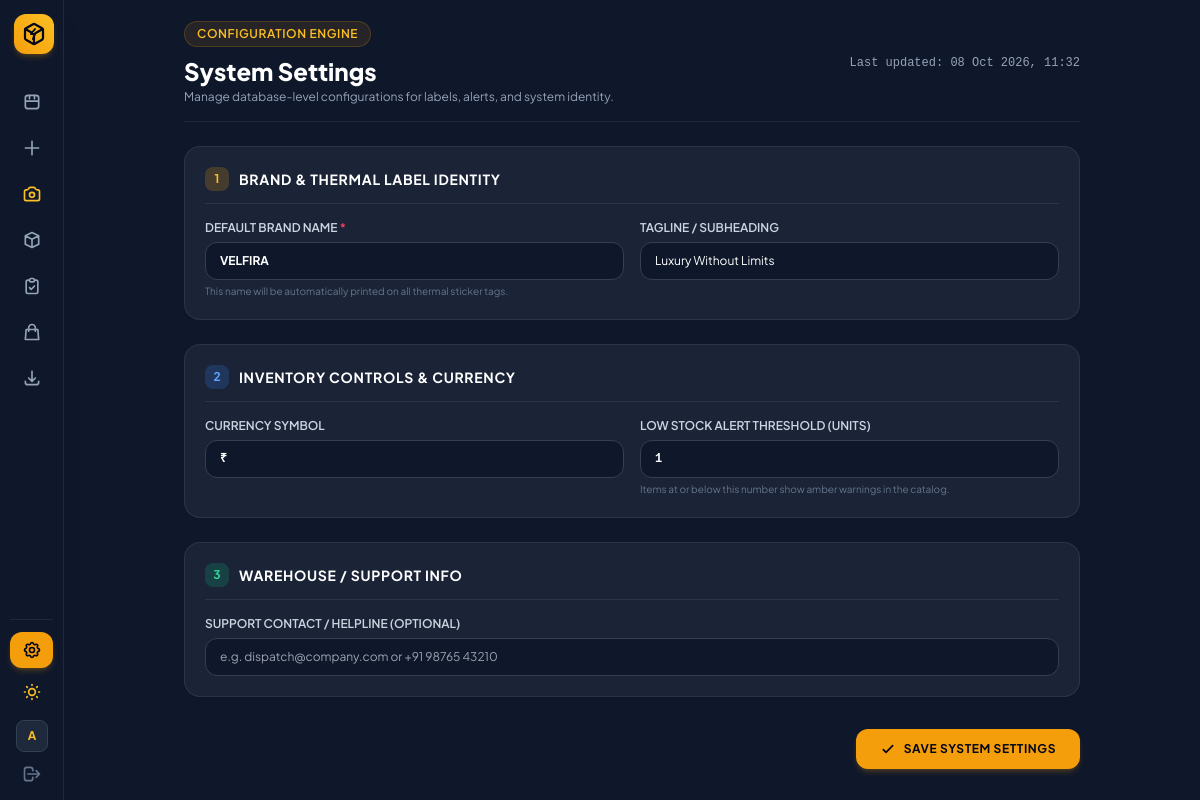
Page /settings/ (signed in) on the committed database.
### sku_manager/models.py (models this page shows)
class AppSettings(models.Model):
    brand_name = models.CharField(max_length=100, default='TATKAL PICK')
    tagline = models.CharField(max_length=150, blank=True, default='Universal Inventory & Dispatch')
    currency_symbol = models.CharField(max_length=10, default='₹')
    low_stock_threshold = models.PositiveIntegerField(default=5)
    support_contact = models.CharField(max_length=100, blank=True, default='')
    updated_at = models.DateTimeField(auto_now=True)
    @classmethod
    def get_settings(cls):
        obj, _ = cls.objects.get_or_create(id=1)
        return obj

### sku_manager/views.py (the view, shortened to what this page needs)
# urls.py: path('settings/', views.app_settings_view, name='app_settings'),
@login_required(login_url='login')
def app_settings_view(request):
    settings_obj = AppSettings.get_settings()
    return render(request, 'sku_manager/settings.html', {
        'settings': settings_obj,
        'active_page': 'settings',
    })

### templates/sku_manager/settings.html (shortened to what this page needs)
{% extends "sku_manager/base.html" %}
{% block content %}
<div class="max-w-4xl mx-auto space-y-6">
  <header class="flex flex-col sm:flex-row sm:items-center justify-between border-b border-slate-200 dark:border-slate-800 pb-4 gap-4">
    <div>
      <div class="inline-flex items-center gap-2 px-3 py-1 rounded-full bg-amber-500/10 text-amber-600 dark:text-amber-400 border border-amber-500/20 text-xs font-semibold uppercase tracking-wider mb-2">
        Configuration Engine
      </div>
      <h1 class="text-2xl font-extrabold text-slate-900 dark:text-white">System Settings</h1>
      <p class="text-slate-500 dark:text-slate-400 text-xs mt-0.5">Manage database-level configurations for labels, alerts, and system identity.</p>
    </div>
    <div class="text-xs font-mono text-slate-400">
      Last updated: {{ settings.updated_at|date:"d M Y, H:i" }}
    </div>
  </header>
  <form method="POST" action="{% url 'app_settings' %}" class="space-y-6">
    <div class="bg-white dark:bg-slate-800/80 border border-slate-200 dark:border-slate-700/60 rounded-2xl p-5 shadow-sm space-y-4">
      <div class="flex items-center gap-2.5 border-b border-slate-100 dark:border-slate-700/60 pb-3">
        <span class="w-6 h-6 rounded-lg bg-amber-500/20 text-amber-600 dark:text-amber-400 flex items-center justify-center text-xs font-bold">1</span>
        <h2 class="text-sm font-bold uppercase tracking-wider text-slate-800 dark:text-white">Brand & Thermal Label Identity</h2>
      </div>
      <div class="grid grid-cols-1 sm:grid-cols-2 gap-4">
        <div>
          <label class="block text-xs font-semibold text-slate-700 dark:text-slate-300 uppercase mb-1.5">
            Default Brand Name <span class="text-rose-500">*</span>
          </label>
          <input type="text" name="brand_name" required value="{{ settings.brand_name }}" placeholder="e.g. TATKAL PICK, AURA STORE"
            class="w-full bg-slate-50 dark:bg-slate-900 border border-slate-300 dark:border-slate-700 rounded-xl px-3.5 py-2.5 text-xs text-slate-900 dark:text-white font-bold uppercase focus:outline-none focus:border-amber-500 transition">
          <p class="text-[10px] text-slate-500 mt-1">This name will be automatically printed on all thermal sticker tags.</p>
        </div>
        <div>
          <label class="block text-xs font-semibold text-slate-700 dark:text-slate-300 uppercase mb-1.5">
            Tagline / Subheading
          </label>
          <input type="text" name="tagline" value="{{ settings.tagline }}" placeholder="e.g. Universal Inventory & Dispatch"
            class="w-full bg-slate-50 dark:bg-slate-900 border border-slate-300 dark:border-slate-700 rounded-xl px-3.5 py-2.5 text-xs text-slate-900 dark:text-white focus:outline-none focus:border-amber-500 transition">
        </div>
      </div>
    </div>
    <div class="bg-white dark:bg-slate-800/80 border border-slate-200 dark:border-slate-700/60 rounded-2xl p-5 shadow-sm space-y-4">
      <div class="flex items-center gap-2.5 border-b border-slate-100 dark:border-slate-700/60 pb-3">
        <span class="w-6 h-6 rounded-lg bg-blue-500/20 text-blue-600 dark:text-blue-400 flex items-center justify-center text-xs font-bold">2</span>
        <h2 class="text-sm font-bold uppercase tracking-wider text-slate-800 dark:text-white">Inventory Controls & Currency</h2>
      </div>
      <div class="grid grid-cols-1 sm:grid-cols-2 gap-4">
        <div>
          <label class="block text-xs font-semibold text-slate-700 dark:text-slate-300 uppercase mb-1.5">
            Currency Symbol
          </label>
          <input type="text" name="currency_symbol" value="{{ settings.currency_symbol }}" maxlength="5" placeholder="₹"
            class="w-full bg-slate-50 dark:bg-slate-900 border border-slate-300 dark:border-slate-700 rounded-xl px-3.5 py-2.5 text-xs text-slate-900 dark:text-white font-mono font-bold focus:outline-none focus:border-amber-500 transition">
        </div>
        <div>
          <label class="block text-xs font-semibold text-slate-700 dark:text-slate-300 uppercase mb-1.5">
            Low Stock Alert Threshold (Units)
          </label>
          <input type="number" min="1" name="low_stock_threshold" value="{{ settings.low_stock_threshold }}"
            class="w-full bg-slate-50 dark:bg-slate-900 border border-slate-300 dark:border-slate-700 rounded-xl px-3.5 py-2.5 text-xs text-slate-900 dark:text-white font-mono font-bold focus:outline-none focus:border-amber-500 transition">
          <p class="text-[10px] text-slate-500 mt-1">Items at or below this number show amber warnings in the catalog.</p>
        </div>
      </div>
    </div>
    <div class="bg-white dark:bg-slate-800/80 border border-slate-200 dark:border-slate-700/60 rounded-2xl p-5 shadow-sm space-y-4">
      <div class="flex items-center gap-2.5 border-b border-slate-100 dark:border-slate-700/60 pb-3">
        <span class="w-6 h-6 rounded-lg bg-emerald-500/20 text-emerald-600 dark:text-emerald-400 flex items-center justify-center text-xs font-bold">3</span>
        <h2 class="text-sm font-bold uppercase tracking-wider text-slate-800 dark:text-white">Warehouse / Support Info</h2>
      </div>
      <div>
        <label class="block text-xs font-semibold text-slate-700 dark:text-slate-300 uppercase mb-1.5">
          Support Contact / Helpline (Optional)
        </label>
        <input type="text" name="support_contact" value="{{ settings.support_contact }}" placeholder="e.g. dispatch@company.com or +91 98765 43210"
          class="w-full bg-slate-50 dark:bg-slate-900 border border-slate-300 dark:border-slate-700 rounded-xl px-3.5 py-2.5 text-xs text-slate-900 dark:text-white focus:outline-none focus:border-amber-500 transition">
      </div>
    </div>
    <div class="flex justify-end pt-2">
      <button type="submit" class="bg-amber-500 hover:bg-amber-400 active:bg-amber-600 text-slate-950 font-bold px-6 py-3 rounded-xl transition shadow-md shadow-amber-500/20 text-xs uppercase tracking-wider flex items-center gap-2">
        <svg class="w-4 h-4" fill="none" stroke="currentColor" viewBox="0 0 24 24"><path stroke-linecap="round" stroke-linejoin="round" stroke-width="2.5" d="M5 13l4 4L19 7"></path></svg>
        Save System Settings
      </button>
    </div>
  </form>
</div>
{% endblock %}

### templates/sku_manager/base.html (shortened to what this page needs)
<!DOCTYPE html>
<html lang="en" class="dark">
<head>
  <script src="https://cdn.tailwindcss.com"></script>
</head>
<body class="bg-slate-100 text-slate-800 dark:bg-slate-900 dark:text-slate-100 min-h-screen flex antialiased transition-colors duration-200">
  <aside class="group fixed left-0 top-0 z-40 h-screen w-16 hover:w-60 transition-all duration-300 ease-in-out bg-white border-r border-slate-200 dark:bg-slate-900 dark:border-slate-800 flex flex-col justify-between p-2.5 shadow-xl overflow-hidden">
    <div class="space-y-6">
      <a href="{% url 'inventory_list' %}" class="flex items-center gap-3 px-1 py-1">
        <div class="w-10 h-10 min-w-[40px] rounded-xl bg-gradient-to-tr from-amber-500 to-amber-400 flex items-center justify-center shadow-md shadow-amber-500/20 text-slate-950">
        </div>
      </a>
      <nav class="space-y-1.5">
        <a href="{% url 'inventory_list' %}" title="Inventory"
          class="flex items-center gap-3.5 px-3 py-2.5 rounded-xl transition {% if active_page == 'inventory' %}bg-amber-500 text-slate-950 font-bold shadow-md shadow-amber-500/20{% else %}text-slate-600 dark:text-slate-400 hover:bg-slate-100 dark:hover:bg-slate-800 dark:hover:text-white{% endif %}">
          <svg class="w-5 h-5 min-w-[20px]" fill="none" stroke="currentColor" viewBox="0 0 24 24"><path stroke-linecap="round" stroke-linejoin="round" stroke-width="2" d="M4 7v10c0 2 1.5 3 3.5 3h9c2 0 3.5-1 3.5-3V7c0-2-1.5-3-3.5-3h-9C5.5 4 4 5 4 7zm0 4h16M9 4v4m6-4v4"></path></svg>
        </a>
        <a href="{% url 'product_master' %}" title="Add Products & Catalog"
          class="flex items-center gap-3.5 px-3 py-2.5 rounded-xl transition {% if active_page == 'products' %}bg-amber-500 text-slate-950 font-bold shadow-md shadow-amber-500/20{% else %}text-slate-600 dark:text-slate-400 hover:bg-slate-100 dark:hover:bg-slate-800 dark:hover:text-white{% endif %}">
          <svg class="w-5 h-5 min-w-[20px]" fill="none" stroke="currentColor" viewBox="0 0 24 24"><path stroke-linecap="round" stroke-linejoin="round" stroke-width="2" d="M12 4v16m8-8H4"></path></svg>
        </a>
        <a href="{% url 'sku_scanner' %}" title="Camera Scanner"
          class="flex items-center gap-3.5 px-3 py-2.5 rounded-xl transition {% if active_page == 'scanner' %}bg-amber-500 text-slate-950 font-bold shadow-md shadow-amber-500/20{% else %}text-amber-600 dark:text-amber-400 hover:bg-slate-100 dark:hover:bg-slate-800{% endif %}">
        </a>
        <a href="{% url 'box_manager' %}" title="Storage Boxes"
          class="flex items-center gap-3.5 px-3 py-2.5 rounded-xl transition {% if active_page == 'boxes' %}bg-amber-500 text-slate-950 font-bold shadow-md shadow-amber-500/20{% else %}text-slate-600 dark:text-slate-400 hover:bg-slate-100 dark:hover:bg-slate-800 dark:hover:text-white{% endif %}">
          <svg class="w-5 h-5 min-w-[20px]" fill="none" stroke="currentColor" viewBox="0 0 24 24"><path stroke-linecap="round" stroke-linejoin="round" stroke-width="2" d="M20 7l-8-4-8 4m16 0l-8 4m8-4v10l-8 4m0-10L4 7m8 4v10M4 7v10l8 4"></path></svg>
        </a>
        <a href="{% url 'dispatch_logs' %}" title="Dispatch Logs"
          class="flex items-center gap-3.5 px-3 py-2.5 rounded-xl transition {% if active_page == 'dispatch_logs' %}bg-amber-500 text-slate-950 font-bold shadow-md shadow-amber-500/20{% else %}text-slate-600 dark:text-slate-400 hover:bg-slate-100 dark:hover:bg-slate-800 dark:hover:text-white{% endif %}">
          <svg class="w-5 h-5 min-w-[20px]" fill="none" stroke="currentColor" viewBox="0 0 24 24"><path stroke-linecap="round" stroke-linejoin="round" stroke-width="2" d="M9 5H7a2 2 0 00-2 2v12a2 2 0 002 2h10a2 2 0 002-2V7a2 2 0 00-2-2h-2M9 5a2 2 0 002 2h2a2 2 0 002-2M9 5a2 2 0 012-2h2a2 2 0 012 2m-6 9l2 2 4-4"></path></svg>
        </a>
        <a href="{% url 'platform_manager' %}" title="Marketplace Channels"
          class="flex items-center gap-3.5 px-3 py-2.5 rounded-xl transition {% if active_page == 'platforms' %}bg-amber-500 text-slate-950 font-bold shadow-md shadow-amber-500/20{% else %}text-slate-600 dark:text-slate-400 hover:bg-slate-100 dark:hover:bg-slate-800 dark:hover:text-white{% endif %}">
          <svg class="w-5 h-5 min-w-[20px]" fill="none" stroke="currentColor" viewBox="0 0 24 24"><path stroke-linecap="round" stroke-linejoin="round" stroke-width="2" d="M16 11V7a4 4 0 00-8 0v4M5 9h14l1 12H4L5 9z"></path></svg>
        </a>
        <a href="{% url 'sku_export_csv' %}" title="Export CSV"
          class="flex items-center gap-3.5 px-3 py-2.5 rounded-xl transition text-slate-600 dark:text-slate-400 hover:bg-slate-100 dark:hover:bg-slate-800 dark:hover:text-white">
          <svg class="w-5 h-5 min-w-[20px]" fill="none" stroke="currentColor" viewBox="0 0 24 24"><path stroke-linecap="round" stroke-linejoin="round" stroke-width="2" d="M4 16v1a3 3 0 003 3h10a3 3 0 003-3v-1m-4-4l-4 4m0 0l-4-4m4 4V4"></path></svg>
        </a>
      </nav>
    </div>
    <div class="space-y-1.5 pt-3 border-t border-slate-200 dark:border-slate-800">
      <a href="{% url 'app_settings' %}" title="System Settings"
        class="flex items-center gap-3.5 px-3 py-2 rounded-xl transition {% if active_page == 'settings' %}bg-amber-500 text-slate-950 font-bold shadow-md shadow-amber-500/20{% else %}text-slate-600 dark:text-slate-400 hover:bg-slate-100 dark:hover:bg-slate-800 dark:hover:text-white{% endif %}">
      </a>
      <button id="themeToggleBtn" type="button" title="Switch Theme"
        class="w-full flex items-center gap-3.5 px-3 py-2 rounded-xl text-slate-600 dark:text-slate-400 hover:bg-slate-100 dark:hover:bg-slate-800 transition">
      </button>
      {% if request.user.is_authenticated %}
      <div class="flex items-center gap-3 px-1.5 pt-1 overflow-hidden">
        <div class="w-8 h-8 min-w-[32px] rounded-lg bg-slate-200 dark:bg-slate-800 border border-slate-300 dark:border-slate-700 flex items-center justify-center font-bold text-amber-600 dark:text-amber-400 text-xs">
          {{ request.user.username|slice:":1"|upper }}
        </div>
      </div>
      <a href="{% url 'logout' %}" title="Log Out"
        class="flex items-center gap-3 px-3 py-1.5 rounded-xl text-slate-500 hover:bg-rose-500/10 hover:text-rose-500 transition">
        <svg class="w-5 h-5 min-w-[20px]" fill="none" stroke="currentColor" viewBox="0 0 24 24">
          <path stroke-linecap="round" stroke-linejoin="round" stroke-width="2" d="M17 16l4-4m0 0l-4-4m4 4H7m6 4v1a3 3 0 01-3 3H6a3 3 0 01-3-3V7a3 3 0 013-3h4a3 3 0 013 3v1"></path>
        </svg>
      </a>
      {% endif %}
    </div>
  </aside>
  <main class="flex-1 ml-16 p-4 sm:p-5 min-h-screen transition-all duration-300">
    <div class="w-full space-y-4">
      {% block content %}{% endblock %}
    </div>
  </main>
</body>
</html>

### templates/sku_manager/base.html (style rules this page uses)
body { font-family: 'Plus Jakarta Sans', sans-serif; }

### rows in the picture
AppSettings: updated_at "08 Oct 2026, 11:32", brand_name "Velfira", tagline "Luxury Without Limits", currency_symbol "₹", low_stock_threshold "1"

### other values in the picture
{{ request.user.username|slice:":1"|upper }} "A"
